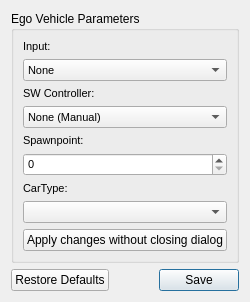
<?xml version="1.0" encoding="UTF-8"?>
<ui version="4.0">
 <class>Dialog</class>
 <widget class="QDialog" name="Dialog">
  <property name="geometry">
   <rect>
    <x>0</x>
    <y>0</y>
    <width>221</width>
    <height>283</height>
   </rect>
  </property>
  <property name="windowTitle">
   <string>Ego Vehicle Settings</string>
  </property>
  <layout class="QGridLayout" name="gridLayout">
   <item row="0" column="0">
    <widget class="QGroupBox" name="groupBox">
     <property name="title">
      <string>Ego Vehicle Parameters</string>
     </property>
     <layout class="QGridLayout" name="gridLayout_2">
      <item row="0" column="0">
       <widget class="QLabel" name="lblInput">
        <property name="font">
         <font>
          <pointsize>8</pointsize>
         </font>
        </property>
        <property name="text">
         <string>Input:</string>
        </property>
       </widget>
      </item>
      <item row="1" column="0">
       <widget class="QComboBox" name="combo_input">
        <property name="font">
         <font>
          <pointsize>8</pointsize>
         </font>
        </property>
        <item>
         <property name="text">
          <string>None</string>
         </property>
        </item>
       </widget>
      </item>
      <item row="2" column="0">
       <widget class="QLabel" name="label_2">
        <property name="font">
         <font>
          <pointsize>8</pointsize>
         </font>
        </property>
        <property name="text">
         <string>SW Controller:</string>
        </property>
       </widget>
      </item>
      <item row="3" column="0">
       <widget class="QComboBox" name="combo_sw_controller">
        <property name="sizePolicy">
         <sizepolicy hsizetype="Preferred" vsizetype="Fixed">
          <horstretch>0</horstretch>
          <verstretch>0</verstretch>
         </sizepolicy>
        </property>
        <property name="font">
         <font>
          <pointsize>8</pointsize>
         </font>
        </property>
        <item>
         <property name="text">
          <string>None (Manual)</string>
         </property>
        </item>
       </widget>
      </item>
      <item row="4" column="0">
       <widget class="QLabel" name="lblSpawnpoints">
        <property name="font">
         <font>
          <pointsize>8</pointsize>
          <weight>50</weight>
          <bold>false</bold>
         </font>
        </property>
        <property name="text">
         <string>Spawnpoint:</string>
        </property>
       </widget>
      </item>
      <item row="5" column="0">
       <widget class="QSpinBox" name="spin_spawn_points">
        <property name="font">
         <font>
          <pointsize>8</pointsize>
         </font>
        </property>
       </widget>
      </item>
      <item row="6" column="0">
       <widget class="QLabel" name="label">
        <property name="font">
         <font>
          <pointsize>8</pointsize>
         </font>
        </property>
        <property name="text">
         <string>CarType:</string>
        </property>
       </widget>
      </item>
      <item row="7" column="0">
       <widget class="QComboBox" name="combo_car_type">
        <property name="font">
         <font>
          <pointsize>8</pointsize>
         </font>
        </property>
       </widget>
      </item>
      <item row="8" column="0">
       <widget class="QPushButton" name="btn_apply_parameters">
        <property name="text">
         <string>Apply changes without closing dialog</string>
        </property>
       </widget>
      </item>
     </layout>
    </widget>
   </item>
   <item row="1" column="0">
    <widget class="QDialogButtonBox" name="button_box_egovehicle_settings">
     <property name="orientation">
      <enum>Qt::Horizontal</enum>
     </property>
     <property name="standardButtons">
      <set>QDialogButtonBox::RestoreDefaults|QDialogButtonBox::Save</set>
     </property>
    </widget>
   </item>
  </layout>
 </widget>
 <resources/>
 <connections>
  <connection>
   <sender>button_box_egovehicle_settings</sender>
   <signal>accepted()</signal>
   <receiver>Dialog</receiver>
   <slot>accept()</slot>
   <hints>
    <hint type="sourcelabel">
     <x>248</x>
     <y>254</y>
    </hint>
    <hint type="destinationlabel">
     <x>157</x>
     <y>274</y>
    </hint>
   </hints>
  </connection>
  <connection>
   <sender>button_box_egovehicle_settings</sender>
   <signal>rejected()</signal>
   <receiver>Dialog</receiver>
   <slot>reject()</slot>
   <hints>
    <hint type="sourcelabel">
     <x>316</x>
     <y>260</y>
    </hint>
    <hint type="destinationlabel">
     <x>286</x>
     <y>274</y>
    </hint>
   </hints>
  </connection>
 </connections>
</ui>
